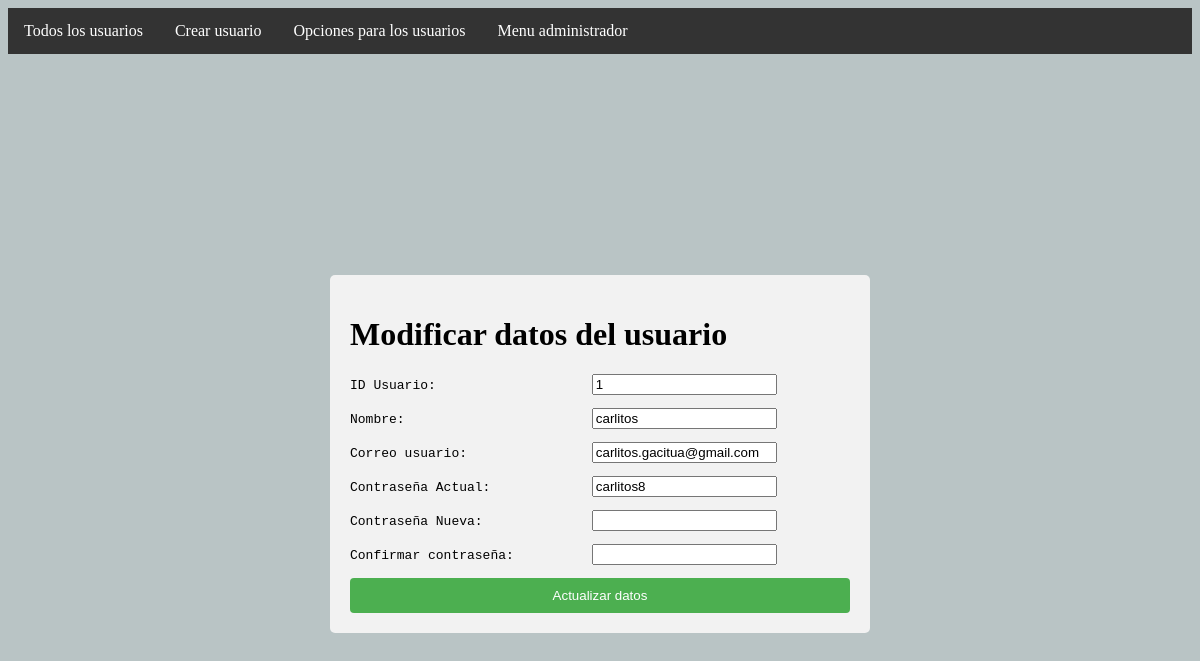
The page /usuarios/encontrar_usuario/1 on the database as committed earlier.
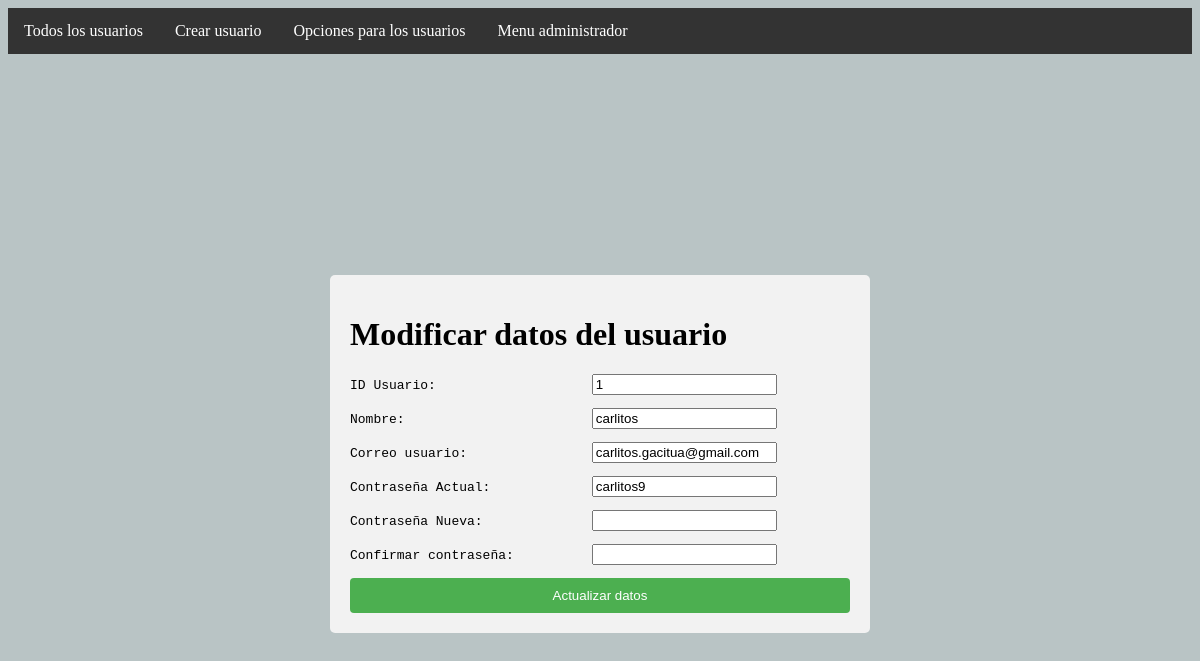
The same page on the database as committed later.
### botilleria_covid_paginas/models.py (models this page shows, shortened)
class Usuario(models.Model):
    id_usuario = models.AutoField(primary_key=True)
    nombre_usuario = models.CharField(max_length=40, null=False)
    correo_usuario = models.CharField(max_length=50, null=False)
    contrasena_usuario = models.CharField(max_length=30, null=False)

### admin_botilleria/views.py (the view)
# urls.py: path('usuarios/encontrar_usuario/<str:pk>',views.encontrar_usuario,name="encontrar_usuario"),
def encontrar_usuario(request,pk):
    if pk != " ":
        usuario = Usuario.objects.get(id_usuario = pk)
    context = {'usuario':usuario}
    if usuario:
        return render(request,'html/usuarios/modificar_usuario.html',context)
    else:
        context={'mensaje':'❌ Error, id del usuario no encontrado'}
        return render(request,'html/usuarios/admin_usuarios.html',context)

### admin_botilleria/templates/html/usuarios/modificar_usuario.html (shortened to what this page needs)
{% load static %}
<!DOCTYPE html>
<html lang="en">
<head>
    <link rel="stylesheet" href="{% static 'CSS/modificar_producto.css' %}">
</head>
<body>
    <nav>
        <ul>
            <li><a href="{% url 'admin_usuarios' %}">Todos los usuarios</a></li>
            <li><a href="{% url 'crear_usuario' %}">Crear usuario</a></li>
            <li><a href="{% url 'opciones_usuario' %}">Opciones para los usuarios</a></li>
            <li><a href="{% url 'base_admin' %}">Menu administrador</a></li>
        </ul>
    </nav>
    <div class="container">
        <div class="formulario">
            <h1>Modificar datos del usuario</h1>
            <form action="{% url 'modificar_usuario' %}" method="post" enctype="multipart/form-data">
                <pre>ID Usuario:                    <input type="text" name="id_admin" value="{{ usuario.id_usuario }}" readonly></pre>
                <pre>Nombre:                        <input type="text" name="nombre_usuario" value="{{ usuario.nombre_usuario }}"></pre>
                <pre>Correo usuario:                <input type="text" name="correo_usuario" value="{{ usuario.correo_usuario }}"></pre>
                <pre>Contraseña Actual:             <input type="text" name="contrasena_usuario" value="{{ usuario.contrasena_usuario }}" readonly></pre>
                <pre>Contraseña Nueva:              <input type="text" name="contrasena_nueva1"></pre>
                <pre>Confirmar contraseña:          <input type="text" name="contrasena_nueva2"></pre>
                <input type="submit" name="opcion" value="Actualizar datos">
                {% if usuario %}
            </form>
            {% endif %}
        </div>
    </div>
</body>
</html>

Rows that differ between the two databases and show on the page:
changed Usuario "carlitos": contrasena_usuario "carlitos8" → "carlitos9"
